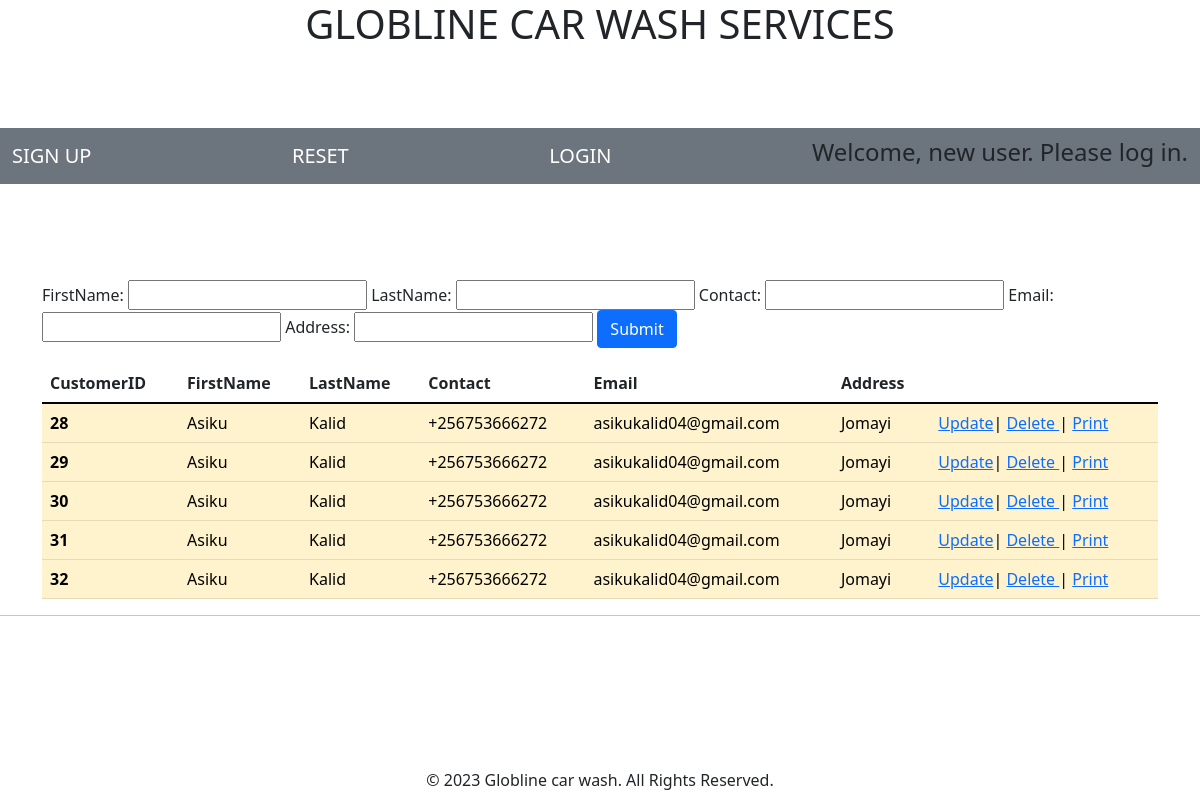
Screenshot of /customer/ with the database file from the repository.
### bloger/models.py (models this page shows)
class Customer(models.Model):
      CustomerID = models.AutoField(primary_key=True)
      FirstName = models.CharField(max_length=200)
      LastName = models.CharField(max_length=200)
      Contact = models.CharField(max_length=200)
      Email = models.EmailField(max_length=254)
      Address = models.CharField(max_length=200)
      class Meta:
            verbose_name_plural = "Customers"

### bloger/views.py (the view)
def customer_view(request):
    if request.method == "POST":
        cform = CustomerForm(request.POST)
        if cform.is_valid():
            cform.save()
    else:
        cform = CustomerForm()
    customers = Customer.objects.all()
    con2 = {
         'form2': CustomerForm,
         'customers': customers
    }
    return render(request, "customer.html", con2)

### bloger/templates/customer.html (shortened to what this page needs)
{% extends "Base.html" %}
    {% load crispy_forms_tags %}
    {% load static %}
    {% block content %}
<div class = "container">
    <form method = "POST">
        {{form2}}
        <input type = "submit" class = "btn btn-primary ">
    </form>
    <table class = "table table-unstriped" >
        <thead>
            <tr>
                <th scope = "col">CustomerID</th>
                <th scope = "col">FirstName</th>
                <th scope = "col">LastName</th>
                <th scope = "col">Contact</th>
                <th scope = "col">Email</th>
                <th scope = "col">Address</th>
            </tr>
        </thead>
        <tbody  class="table-warning">
           {% for customer in customers %}
        <tr>
            <th scope = "row">{{customer.CustomerID}}</th>
            <td>{{customer.FirstName}}</td>
            <td>{{customer.LastName}}</td>
            <td>{{customer.Contact}}</td>
            <td>{{customer.Email}}</td>
            <td>{{customer.Address}}</td>
            <td>
                <a href = "{%  url 'edit_customer_page' customer.CustomerID %}" onclick = " return confirm ('ARE YOU SURE YOU WANT TO UPDATE THIS RECORD?')">Update</a>|
                <a href = "{% url 'delete_customer_page' customer.CustomerID%}"
                onclick = " return confirm ('ARE YOU SURE YOU WANT TO DELETE THIS RECORD?')">
                Delete
                </a>|
                <a href = "{%  url 'print_customer_page' customer.CustomerID %}" onclick = " return confirm ('ARE YOU SURE YOU WANT TO PRINT THIS RECORD?')">Print</a>
            </td>
        </tr>
           {% endfor %}
        </tbody>
    </table>
</div>
{% endblock content %}

### bloger/templates/Base.html (shortened to what this page needs)
<html lang>
    {% load crispy_forms_tags %}
    {% load static %}
    <link rel = "stylesheet" href = "{% static 'css/bootstrap.min.css' %}">
<head>
</head>
<body>
  <h1 style = "text-align:center">GLOBLINE CAR WASH SERVICES</h2>
  <br>
  <br>
  <br>
    <nav class="navbar navbar-dark bg-secondary" text-color = "blue">
        <div class="container-fluid">
          {% if user.is_authenticated %}
          <a class="navbar-brand" href = "{% url 'customer_page' %} ">CUSTOMERS</a>
          <a class="navbar-brand" href = "{% url 'vehicle_page' %} ">VEHICLES</a>
          <a class="navbar-brand" href = "{% url 'service_page' %} ">SERVICES</a>
          <a class="navbar-brand" href = "{% url 'payment_page' %} ">PAYMENTS</a>
          <a class="navbar-brand" href = "{% url 'employee_page' %} ">EMPLOYEE</a>
          <a class="navbar-brand" href = "{% url 'logout' %} ">LOGOUT</a>
         {%else%}
          <a class="navbar-brand" href = "{% url 'signup_page' %}">SIGN UP</a>
          <a class="navbar-brand" href = "{% url 'password_reset' %} ">RESET</a>
          <a class="navbar-brand" href = "{% url 'login' %} ">LOGIN</a>
          {% endif %}
          {% if user.is_authenticated %}
          <h4>Welcome, {{ user.username }}. Thanks for logging in.</h4>
      {% else %}
          <h4>Welcome, new user. Please log in.</h4>
      {% endif %}
        </div>
      </nav>
      <br>
      <br>
      <br>
      <br>
{% block content %}
{% endblock content %}
<hr class="dropdown-divider">
<br>
<br>
<br>
<br>
<br>
<br>
</body>
<section align = "center">
<footer>
<p>© 2023 Globline car wash. All Rights Reserved.</p>
</section>
</html>

### rows the page displays
Customer: CustomerID "28", FirstName "Asiku", LastName "Kalid", Contact "+256753666272", Email "asikukalid04@gmail.com", Address "Jomayi"
Customer: CustomerID "29", FirstName "Asiku", LastName "Kalid", Contact "+256753666272", Email "asikukalid04@gmail.com", Address "Jomayi"
Customer: CustomerID "30", FirstName "Asiku", LastName "Kalid", Contact "+256753666272", Email "asikukalid04@gmail.com", Address "Jomayi"
Customer: CustomerID "31", FirstName "Asiku", LastName "Kalid", Contact "+256753666272", Email "asikukalid04@gmail.com", Address "Jomayi"
Customer: CustomerID "32", FirstName "Asiku", LastName "Kalid", Contact "+256753666272", Email "asikukalid04@gmail.com", Address "Jomayi"
